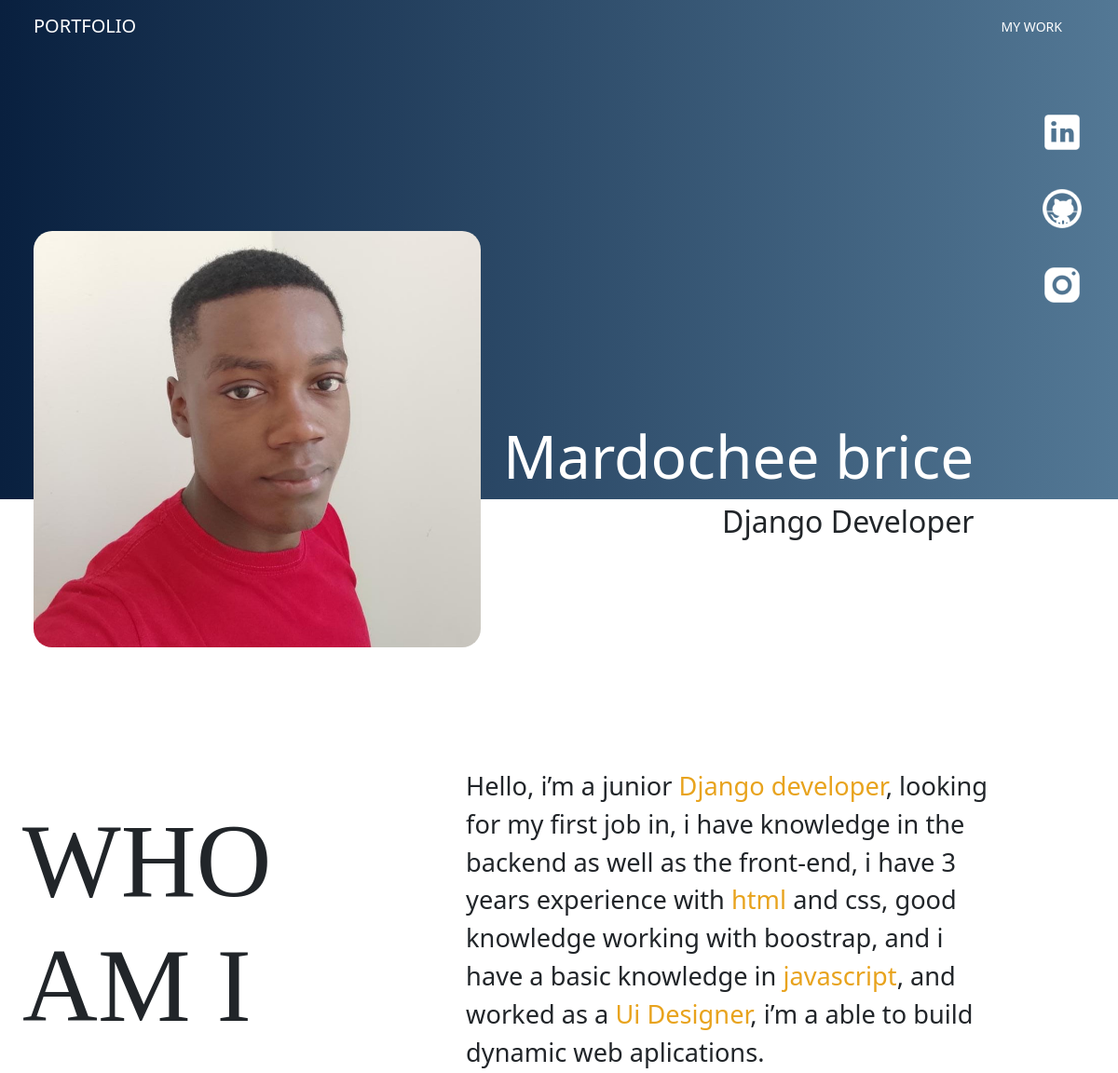
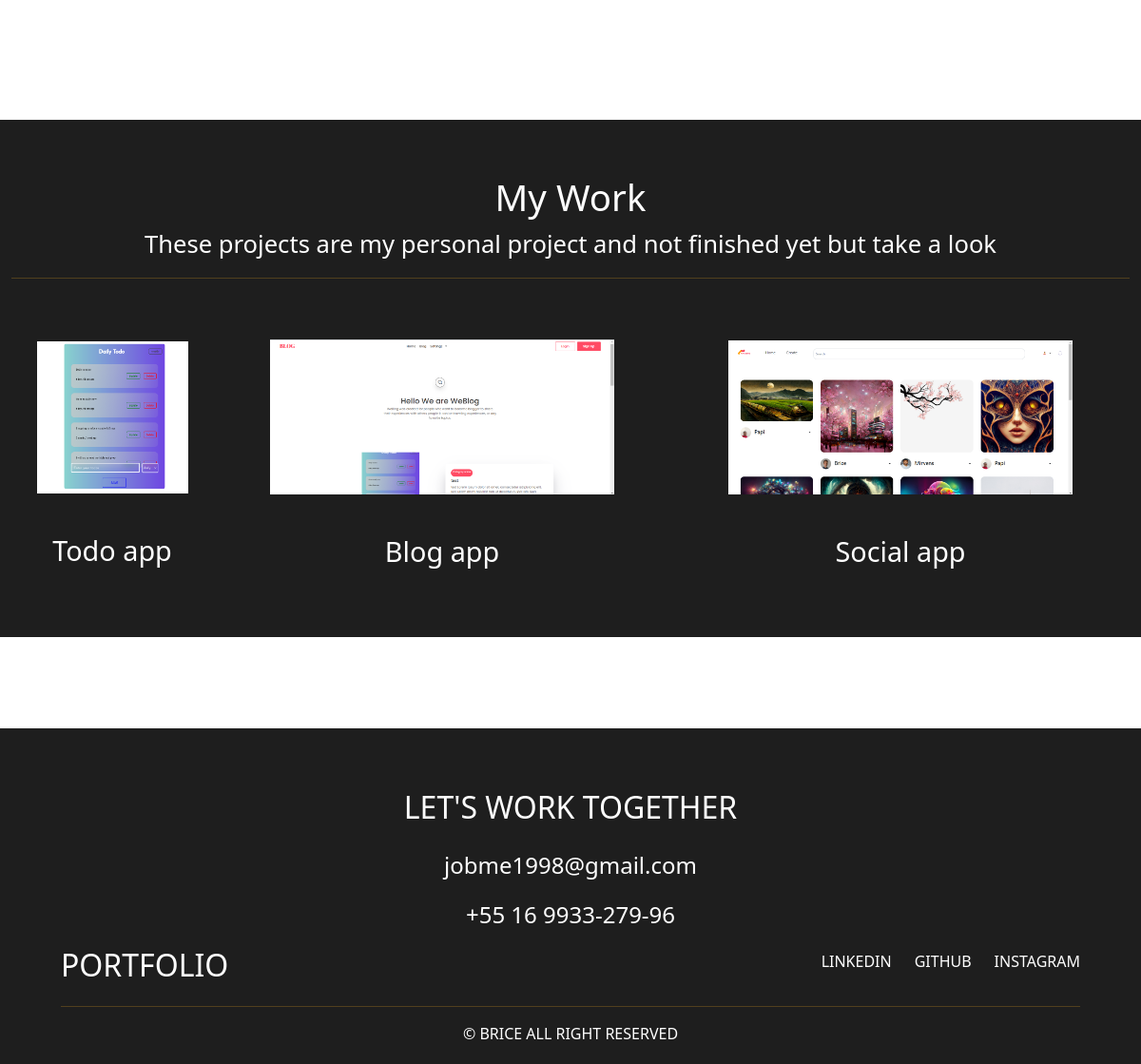
The page / on the database its author committed (2 pictures, top to bottom).
### app/models.py (models this page shows, shortened)
class Profile(models.Model):
    name = models.CharField(max_length=200)
    profession = models.CharField(max_length=200)
    description = models.TextField(null=True, blank=True)
    project = models.ManyToManyField(Project, blank=True)
    contact = models.OneToOneField(Contact, blank=True, null=True, on_delete=models.CASCADE)

class Project(models.Model):
    image = models.ImageField(upload_to="images", null=True, blank=True)
    title = models.CharField(max_length=120)
    link = models.URLField(unique=True, null=True, blank=True)

### app/views.py (the view)
# urls.py: path('', views.home, name='home'),
def home(request):
    profile = Profile.objects.get(id=1)
    projects = profile.project.all()
    context = {'profile': profile, 'projects': projects}
    return render(request, 'app/index.html', context)

### app/templates/app/index.html
{% extends 'main.html' %}
{% load static %}
{% block content %}
    <div class="container-fluid style-header">
        <ul class="list">
            <li>
                <a href="{{profile.contact.linkedin}}" class="mb-3 img-header">
                    <img class="w-100" src="{% static 'app/images/LinkedIn.png' %}" alt="LinkedIn" />
                </a>
            </li>
            <li>
                <a href="{{profile.contact.github}}" class="mb-3 img-header">
                    <img class="w-100" src="{% static 'app/images/GitHub.png' %}" alt="Github" />
                </a>
            </li>
            <li>
                <a href="#" class="mb-3 img-header">
                    <img class="w-100" src="{% static 'app/images/Instagram.png' %}" alt="Instagram" />
                </a>
            </li>
        </ul>
        <div class="d-flex align-items-center wrapper">
        <img class="myprofile" src="{% static 'app/images/mea.jpeg' %}" alt="my-profile" />
        <div>
            <h2 class="name">{{profile.name | capfirst}}</h2>
            <p class="profession">{{profile.profession | title}}</p>
        </div>
        </div>
    </div>
    <div>
        {% include 'app/body.html' %}
    </div>
    <div>
        {% include 'app/footer.html' %}
    </div>
{% endblock content %}

### templates/main.html (shortened to what this page needs)
<!DOCTYPE html>
{% load static %}
<html lang="en">
<head>
    <link href="https://cdn.jsdelivr.net/npm/bootstrap@5.0.2/dist/css/bootstrap.min.css" rel="stylesheet"
>
    <link rel="stylesheet" type="text/css" href="{% static 'app/style.css' %}" />
</head>
<body>
    <nav class="navbar navbar-expand-lg bg-light navbar-dark">
        <div class="container-fluid">
          <a class="navbar-brand text-white text-uppercase ms-4" href="{% url 'home' %}">Portfolio</a>
          <div class="collapse navbar-collapse navi justify-content-end" id="navbarSupportedContent">
            <ul class="navbar-nav mx-3 mb-2 mb-lg-0">
              <li class="nav-item me-4">
                <a class="nav-link text-white active" aria-current="page" href="{% url 'home' %}">my work</a>
              </li>
            </ul>
          </div>
        </div>
      </nav>
    {% block content %}
    {% endblock content %}
</body>
</html>

### app/templates/app/body.html
{% load static %}
<div class="d-flex intro align-items-center">
    <h2>WHO AM I</h2>
    <p>{{profile.description | safe}}
    </p>
</div>
<div class="container-fluid text-center project">
    <h3 class="">My Work</h3>
    <p>These projects are my personal project and not finished yet but take a look</p>
    <hr />
    <div class="d-flex justify-content-around align-items-center text-center project-sm">
        {% for project in projects %}
            <a href="{{project.link}}" class="text-decoration-none">
                <img class="w-75" src="{{project.image.url}}" alt="" />
                <h3>{{project.title | capfirst}}</h3>
            </a>
        {% endfor %}
    </div>
</div>

### app/templates/app/footer.html
<div class="text-center footer container-fluid">
    <h2>LET'S WORK TOGETHER</h2>
    <p class="fs-4 mt-4"><a class="text-decoration-none text-white" href={{profile.contact.email}}>jobme1998@gmail.com</a></p>
    <p class="fs-4 num">+55 16 9933-279-96</p>
    <div class="d-flex align-items-center foot">
        <h2>PORTFOLIO</h2>
        <div class='d-flex align-items-center ms-auto foot fo'>
            <p class="me-4"><a class="text-decoration-none text-white" href="{{profile.contact.linkedin}}">LINKEDIN</a></p>
            <p class="me-4"><a class="text-decoration-none text-white" href="{{profile.contact.github}}">GITHUB</a></p>
            <p><a class="text-decoration-none text-white" href="#">INSTAGRAM</a></p>
        </div>
    </div>
    <hr/>
    <p class="fs-6">&copy; BRICE ALL RIGHT RESERVED</p>
</div>

### app/static/app/style.css (style rules this page uses)
body { margin: 0; padding: 0; box-sizing: border-box; }
.bg-light { background: linear-gradient(90deg, #09203F 0%, #537895 100%); }
.navi li a { color: white; text-transform: uppercase; font-size: 14px; }
.style-header { background: linear-gradient(90deg, #09203F 0%, #537895 100%); height: 30em; position: relative; }
.list { list-style: none !important; display: block; position: absolute; right: -0; margin: 1.8em 0.2em; }
.list li { margin: 2em; }
.myprofile { width: 30em; border-radius: 20px; margin-top: 12em; margin-left: 1.5rem; }
.name { color: #fff; margin-top: 4.7em; margin-left: 1.5rem; font-size: 4em; }
.profession { margin-left: 1.5rem; font-size: 2em; text-align: right; }
.intro { margin-top: 18em; }
.intro h2 { font-size: 7em; font-family: 'Junge', serif; margin-left: 1.5rem; margin-right: 2rem; width: 20em; }
.intro p { padding: 0 5em; font-size: 1.7em; }
.intro p span { color: #E8A31D; }
.project { margin-top: 7em; background-color: #1E1E1E; color: white; overflow: hidden; }
.project h3 { margin-top: 1.5em; font-size: 2.4em; }
.project p { font-size: 1.6em; }
hr { color: #E8A31D; }
.project-sm { margin: 4em 0; }
.project-sm a { color: #fff; }
.project-sm a h3 { font-size: 1.8em !important; }
@media only screen and (max-width: 1523px) { .project-sm a img { width: 80%; } }
.footer { background-color: #1E1E1E; color: white; margin-top: 6em; padding: 4em; padding-bottom: 0.2em; }

### rows shown on the page
Profile: name "Mardochee brice", profession "Django Developer", description "Hello, i’m a junior Django developer , looking for my first job in, i have knowledge in the backend as well as the front-end, i have 3 years experience with html and css, good knowledge working with boostrap, and i have a basic knowledge in javascript , and worked as a Ui Designer , i’m a able to build dynamic web aplications."
Project: image (picture), title "Todo app"
Project: image (picture), title "Blog app"
Project: image (picture), title "Social app"
